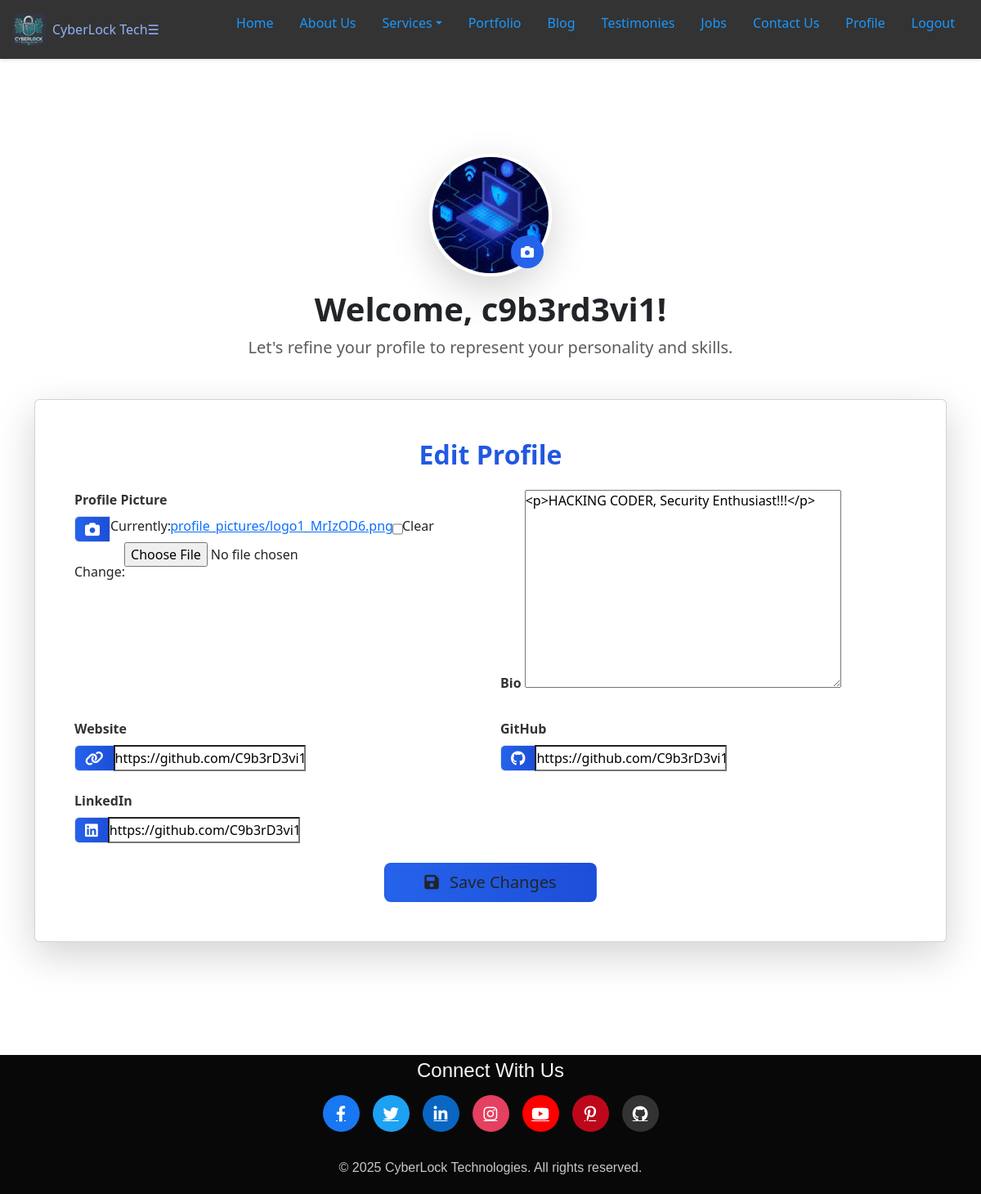
Page /edit-profile/ (signed in) on the committed database.
### coreapp/models.py (models this page shows, shortened)
class Profile(models.Model):
    user = models.OneToOneField(User, on_delete=models.CASCADE)
    bio = RichTextUploadingField(max_length=500, blank=True)
    profile_picture = models.ImageField(upload_to='profile_pictures/', blank=True)
    website = models.URLField(blank=True, validators=[URLValidator()])
    github = models.URLField(blank=True, validators=[URLValidator()])
    linkedin = models.URLField(blank=True, validators=[URLValidator()])

### coreapp/views.py (the view)
# urls.py: path('edit-profile/', views.edit_profile, name='edit_profile'),
@login_required(login_url='user_login')
def edit_profile(request):
    profile, created = Profile.objects.get_or_create(user=request.user)
    if request.method == 'POST':
        form = ProfileForm(request.POST, request.FILES, instance=profile)
        if form.is_valid():
            form.save()
            return redirect('user_profile')
    else:
        form = ProfileForm(instance=profile)
    return render(request, 'edit_profile.html', {'form': form})

### coreapp/forms.py
class ProfileForm(forms.ModelForm):
    class Meta:
        model = Profile
        fields = ['bio', 'profile_picture', 'website', 'github', 'linkedin']

### templates/edit_profile.html (shortened to what this page needs)
{% extends 'base.html' %}
{% load static %}
{% block content %}
<head>
    <link rel="stylesheet" href="{% static 'css/edit_profile.css' %}">
    <link href="https://cdn.jsdelivr.net/npm/bootstrap@5.3.0-alpha1/dist/css/bootstrap.min.css" rel="stylesheet">
    <link href="https://cdnjs.cloudflare.com/ajax/libs/font-awesome/6.0.0/css/all.min.css" rel="stylesheet">
</head>
<body>
    <div class="edit-profile-page">
        <div class="container py-5">
            <div class="text-center mb-5">
                <div class="profile-img-container">
                    <img src="{% static 'images/hero-bg.jpeg' %}" alt="Profile Placeholder" class="profile-img rounded-circle shadow-lg">
                    <label for="id_profile_picture" class="profile-img-edit">
                        <i class="fas fa-camera"></i>
                    </label>
                </div>
                <h1 class="fw-bold text-dark mt-3">Welcome, {{ user.username }}!</h1>
                <p class="text-muted fs-5">Let's refine your profile to represent your personality and skills.</p>
            </div>
            <div class="card shadow-lg">
                <div class="card-body p-5">
                    <h2 class="card-title text-center text-gradient mb-4">Edit Profile</h2>
                    <form method="post" enctype="multipart/form-data" class="row g-4">
                        <div class="col-md-6">
                            <label for="{{ form.profile_picture.id_for_label }}" class="form-label fw-semibold">Profile Picture</label>
                            <div class="input-group">
                                <span class="input-group-text bg-gradient-primary text-white"><i class="fas fa-camera"></i></span>
                                {{ form.profile_picture }}
                            </div>
                        </div>
                        <div class="col-md-6">
                            <label for="{{ form.bio.id_for_label }}" class="form-label fw-semibold">Bio</label>
                            {{ form.bio }}
                        </div>
                        <div class="col-md-6">
                            <label for="{{ form.website.id_for_label }}" class="form-label fw-semibold">Website</label>
                            <div class="input-group">
                                <span class="input-group-text bg-gradient-primary text-white"><i class="fas fa-link"></i></span>
                                {{ form.website }}
                            </div>
                        </div>
                        <div class="col-md-6">
                            <label for="{{ form.github.id_for_label }}" class="form-label fw-semibold">GitHub</label>
                            <div class="input-group">
                                <span class="input-group-text bg-gradient-dark text-white"><i class="fab fa-github"></i></span>
                                {{ form.github }}
                            </div>
                        </div>
                        <div class="col-md-6">
                            <label for="{{ form.linkedin.id_for_label }}" class="form-label fw-semibold">LinkedIn</label>
                            <div class="input-group">
                                <span class="input-group-text bg-gradient-primary text-white"><i class="fab fa-linkedin"></i></span>
                                {{ form.linkedin }}
                            </div>
                        </div>
                        <div class="col-12 text-center">
                            <button type="submit" class="btn btn-gradient-primary btn-lg px-5">
                                <i class="fas fa-save me-2"></i> Save Changes
                            </button>
                        </div>
                    </form>
                </div>
            </div>
        </div>
    </div>
</body>
{% endblock %}

### static/css/base.css (style rules this page uses)
:root { --primary-color: #1b97fc; --secondary-color: #91b2f8; --hover-bg-color: #555; --footer-bg: #333; --footer-text: #0f0f10; --spacing: 1rem; --border-radius: 5px; --font-family: 'Arial', sans-serif; }
* { box-sizing: border-box; padding: 0; margin: 0; }
body { display: flex; flex-direction: column; min-height: 100vh; font-family: var(--font-family); color: var(--secondary-color); background-color: #232946; background-size: cover; background-position: center; background-attachment: fixed; background-repeat: no-repeat; }

### static/css/edit_profile.css (style rules this page uses)
body { font-family: 'Inter', sans-serif; background-color: #f9fafb; color: #1a1a1a; margin: 0; padding: 0; }
.edit-profile-page { padding-top: 80px; padding-bottom: 90px; }
.profile-img-container { position: relative; display: inline-block; }
.profile-img { width: 150px; height: 150px; object-fit: cover; border: 4px solid #fff; box-shadow: 0 4px 12px rgba(0, 0, 0, 0.1); transition: transform 0.3s ease; }
.profile-img-edit { position: absolute; bottom: 10px; right: 10px; background-color: #2563eb; color: #fff; border-radius: 50%; width: 40px; height: 40px; display: flex; align-items: center; justify-content: center; cursor: pointer; transition: background-color 0.3s ease; }
.card { border: none; border-radius: 12px; overflow: hidden; }
.card-body { padding: 40px; }
.text-gradient { background: linear-gradient(90deg, #2563eb, #1d4ed8); -webkit-background-clip: text; -webkit-text-fill-color: transparent; font-weight: 700; }
.form-label { font-weight: 600; color: #333; }
.input-group-text { background: linear-gradient(90deg, #2563eb, #1d4ed8); border: none; color: #fff; }
.input-group-text i { font-size: 18px; }
.btn-gradient-primary { background: linear-gradient(90deg, #2563eb, #1d4ed8); border: none; color: #fff; padding: 12px 24px; font-size: 16px; font-weight: 600; border-radius: 8px; transition: all 0.3s ease; }
.btn-gradient-primary i { margin-right: 8px; }

### rows in the picture
Profile: bio "<p>HACKING CODER, Security Enthusiast!!!</p>", website "https://github.com/C9b3rD3vi1", github "https://github.com/C9b3rD3vi1", linkedin "https://github.com/C9b3rD3vi1"

### other values in the picture
{{ user.username }} "c9b3rd3vi1"
